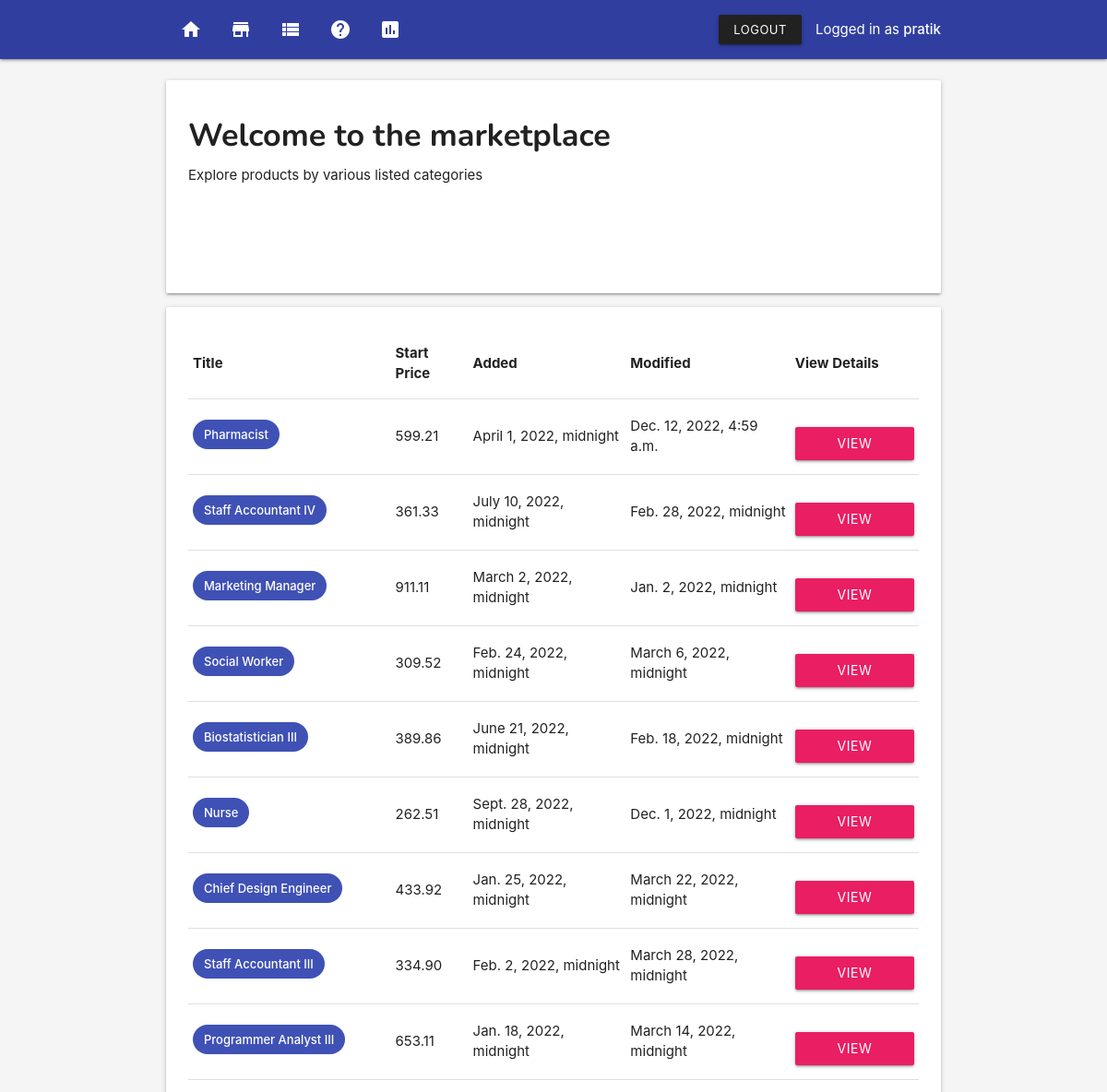
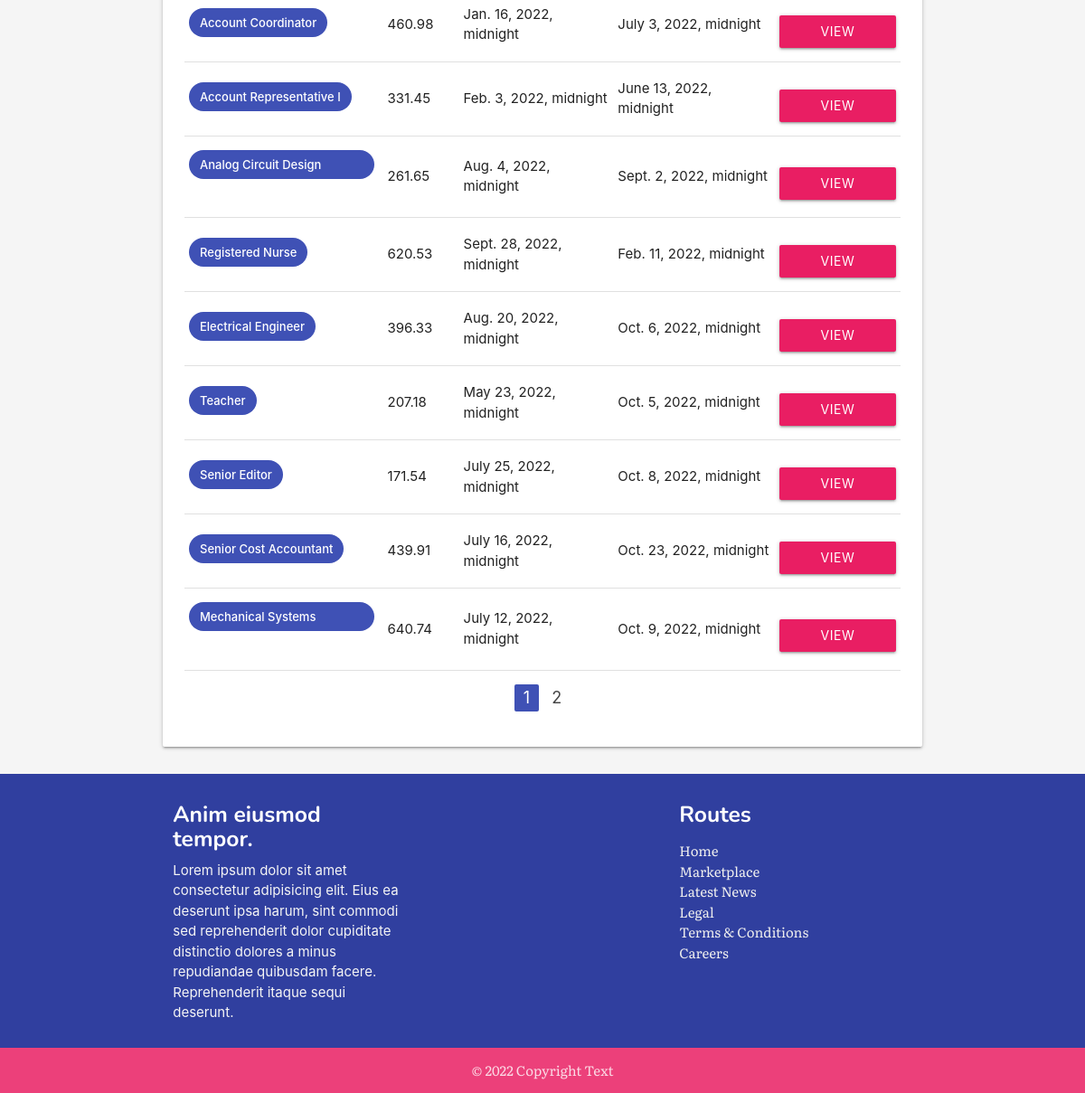
Page /marketplace/ (signed in) on the committed database (2 pictures, top to bottom).
### core/models.py (models this page shows, shortened)
class User(AbstractUser):
    first_name = models.CharField(max_length=255, null=True)
    last_name = models.CharField(max_length=150, null=True)
    email = models.EmailField(unique=True)
    address = models.CharField(max_length=300, null=True)
    phone = models.CharField(
        max_length=10,
        null=True,
        validators=[
            MinLengthValidator(10)
        ]
    )
    age = models.CharField(max_length=5, null=True)
    birth_date = models.DateField(null=True)

### system/models.py (models this page shows, shortened)
class Auction(models.Model):
    title = models.CharField(max_length=255)
    slug = models.SlugField()
    start_time = models.DateTimeField(null=True)
    end_time = models.DateTimeField(null=True)
    start_price = models.DecimalField(max_digits=10, decimal_places=2, null=True)
    created = models.DateTimeField(auto_now_add=True)
    modified = models.DateTimeField(auto_now=True)
    winner = models.ForeignKey(User, on_delete=models.CASCADE, null=True)

### system/views.py (the view)
# urls.py: path('marketplace/', views.auctions, name='auctions'),
@login_required
def auctions(request):
    all_auctions = Auction.objects.all()
    paginator = Paginator(all_auctions, 18)
    page = request.GET.get('page')
    auctions = paginator.get_page(page)
    context = {
        'auctions': auctions,
    }
    return render(request, 'auctions.html', context)

### templates/auctions.html (shortened to what this page needs)
{% extends 'base.html' %}
{% block content %}
{% include 'nav.html' %}
{% load static %}
<section class="section">
    <section class="container">
            <div class="col s12">
                    <div class="card">
                            <div class="card-content">
                                <h4>Welcome to the marketplace</h4>
                                <p>Explore products by various listed categories</p>
                                <img src="{% static 'ishant-mishra-1349434-unsplash.jpg' %}" alt="" class="responsive-img fade-in">
                            </div>
                        </div>
            </div>
            <div class="card">
                <div class="card-content">
                        <table class="table responsive-table">
                                <thead>
                                    <tr>
                                        <th>Title</th>
                                        <th>Start Price</th>
                                        <th>Added</th>
                                        <th>Modified</th>
                                        <th>View Details</th>
                                    </tr>
                                </thead>
                                <tbody>
                                        {%for a in auctions %}
                                        <tr>
                                            <td><span class="chip indigo white-text">{{ a.title }}</span></td>
                                            <td>{{ a.start_price }}</td>
                                            <td>{{ a.created }}</td>
                                            <td>{{ a.modified }}</td>
                                            <td><a href="{% url 'system:auction-detail' a.id %}" style="margin-top: 1rem;" class="btn pink waves-effect waves-light">View Details</a></td>
                                        </tr>
                                        {% endfor %}
                                </tbody>
                            </table>
                            <ul class="pagination center">
                                <li class="active indigo"><a href="#!">{{auctions.number}}</a></li>
                                {% if auctions.has_next %}
                                <li class="waves-effect"><a href="?page={{auctions.next_page_number}}">{{ auctions.next_page_number}}</a></li>
                                {% endif %}
                            </ul>
                </div>
            </div>
    </section>
</section>
{% include 'footer.html' %}
{% endblock content %}

### templates/nav.html (shortened to what this page needs)
<nav>
<div class="nav-wrapper indigo darken-2">
    <div class="container">
    <ul class="left hide-on-med-and-down">
            <li><a href="{% url 'system:home' %}"><i class="material-icons">home</i></a></li>
        <li><a href="{% url 'system:auctions' %}"><i class="material-icons">store</i></a></li>
        <li><a href="{% url 'system:bid-summary' %}"><i class="material-icons">view_list</i></a></li>
        <li><a href="{% url 'system:about' %}"><i class="material-icons">help</i></a></li>
        <li><a href="{% url 'system:dashboard' %}"><i class="material-icons">insert_chart</i></a></li>
    </ul>
    <ul class="right hide-on-med-and-down">
            {% if user.is_authenticated %}
            <li><a class="btn-small waves-effect waves-light grey darken-4" href="{% url 'core:logout' %}">Logout</a></li>
            <li>Logged in as <strong>{{ user.username }}</strong></li>
        {% endif %}
    </ul>
</div>
</div>
</nav>

### templates/base.html (style rules this page uses)
p { margin-top: 0.5rem !important; margin-bottom: 0.5rem!important; }
img { margin-top: 1em; padding: 4%; }
h1, h2, h3, h4, h5, h6 { margin-top: .5em !important; font-family: 'Nunito', sans-serif; font-weight: bold; }
body { display: flex; min-height: 100vh; flex-direction: column; }
.fade-in { -webkit-animation: fade-in 1s cubic-bezier(0.390, 0.575, 0.565, 1.000) both; animation: fade-in 1s cubic-bezier(0.390, 0.575, 0.565, 1.000) both; }

### rows in the picture
User: username "pratik"
Auction: title "Pharmacist", start_price "599.21", created "April 1, 2022, midnight", modified "Dec. 12, 2022, 4:59 a.m."
Auction: title "Staff Accountant IV", start_price "361.33", created "July 10, 2022, midnight", modified "Feb. 28, 2022, midnight"
Auction: title "Marketing Manager", start_price "911.11", created "March 2, 2022, midnight", modified "Jan. 2, 2022, midnight"
Auction: title "Social Worker", start_price "309.52", created "Feb. 24, 2022, midnight", modified "March 6, 2022, midnight"
Auction: title "Biostatistician III", start_price "389.86", created "June 21, 2022, midnight", modified "Feb. 18, 2022, midnight"
Auction: title "Nurse", start_price "262.51", created "Sept. 28, 2022, midnight", modified "Dec. 1, 2022, midnight"
Auction: title "Chief Design Engineer", start_price "433.92", created "Jan. 25, 2022, midnight", modified "March 22, 2022, midnight"
Auction: title "Staff Accountant III", start_price "334.90", created "Feb. 2, 2022, midnight", modified "March 28, 2022, midnight"
Auction: title "Programmer Analyst III", start_price "653.11", created "Jan. 18, 2022, midnight", modified "March 14, 2022, midnight"
Auction: title "Account Coordinator", start_price "460.98", created "Jan. 16, 2022, midnight", modified "July 3, 2022, midnight"
Auction: title "Account Representative I", start_price "331.45", created "Feb. 3, 2022, midnight", modified "June 13, 2022, midnight"
Auction: title "Analog Circuit Design manager", start_price "261.65", created "Aug. 4, 2022, midnight", modified "Sept. 2, 2022, midnight"
Auction: title "Registered Nurse", start_price "620.53", created "Sept. 28, 2022, midnight", modified "Feb. 11, 2022, midnight"
Auction: title "Electrical Engineer", start_price "396.33", created "Aug. 20, 2022, midnight", modified "Oct. 6, 2022, midnight"
Auction: title "Teacher", start_price "207.18", created "May 23, 2022, midnight", modified "Oct. 5, 2022, midnight"
Auction: title "Senior Editor", start_price "171.54", created "July 25, 2022, midnight", modified "Oct. 8, 2022, midnight"
Auction: title "Senior Cost Accountant", start_price "439.91", created "July 16, 2022, midnight", modified "Oct. 23, 2022, midnight"
Auction: title "Mechanical Systems Engineer", start_price "640.74", created "July 12, 2022, midnight", modified "Oct. 9, 2022, midnight"

### other values in the picture
{{ auctions.number }} "1"
{{ auctions.next_page_number }} "2"
